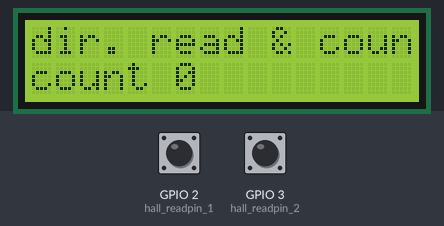
A sketch run on a simulated ESP32. Parts: 16×2 character LCD. Inputs (shaded band) come from the test bench; at power-on: GPIO 2 (hall_readpin_1) HIGH, GPIO 3 (hall_readpin_2) HIGH. What the sketch prints to the serial monitor is not drawn.

Above: at 1.2 s.
1.3 s: GPIO 2 (hall_readpin_1) pulled LOW for 0.15 s
At 2.4 s:
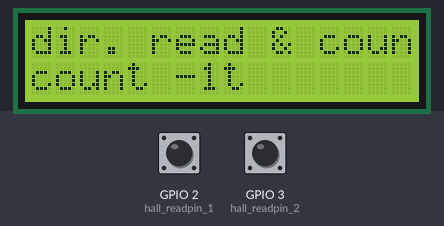
2.9 s: GPIO 2 (hall_readpin_1) pulled LOW for 1 s
At 3.7 s:
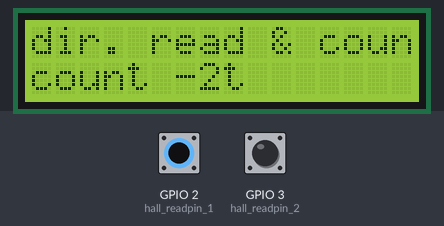
5.4 s: GPIO 2 (hall_readpin_1) pulled LOW for 3.2 s
At 6.8 s:
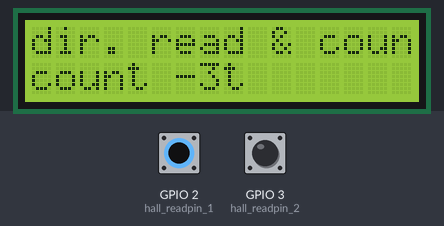
Timing chart, 0 to 8.4 s (numbered marks = the images above; inputs shaded):
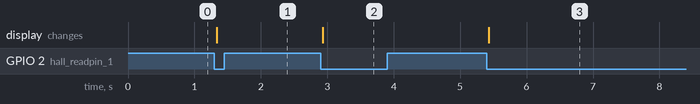

The sketch:

directionCounter.ino
```cpp
#include <LiquidCrystal_I2C.h>      //SYSTEM PARAMETER  - ESP32 LCD Compatible Library (By: Robojax)
LiquidCrystal_I2C lcd(0x27, 16, 2); //SYSTEM PARAMETER  - Configure LCD RowCol Size and I2C Address
const int hall_readpin_1 = 2;
const int hall_readpin_2 = 3;


int hall_incoming_1 = 1;
int hall_incoming_2 = 1;
int hall_last_1 = 2;
int hall_count = 0;
bool hall_stop = false;
String hall_direction = "";
int hall_time_last = 0;
int hall_min_time = 1000;

void hall()
{
  hall_incoming_1 = digitalRead(hall_readpin_1);
  hall_incoming_2 = digitalRead(hall_readpin_2);

  if (hall_incoming_1 != hall_last_1)
  {
    hall_last_1 = hall_incoming_1;
    check_direction();
  }


  if (hall_incoming_1 == 0 && hall_stop == false) {
    hall_stop = true;
    if (hall_direction == "left")
    {
      hall_count++;
    }
    else if (hall_direction == "right")
    {
      hall_count--;
    }
    Serial.println(hall_count);
    lcd.setCursor(0, 0);
    lcd.print("dir. read & count");
    lcd.setCursor(0, 1);
    lcd.print("dir ");
    lcd.print(hall_direction );
    lcd.setCursor(0, 2);
    lcd.print("count ");
    lcd.print(hall_count );
  }
  if (hall_incoming_1 == 1 and hall_stop == true)
  {
    hall_stop = false;
  }
}

void check_direction()
{
  if (millis() - hall_time_last > hall_min_time)
  {
    if (hall_incoming_1 == hall_incoming_2)
    {
      Serial.println("left");
      hall_direction = "left";
    }
    else if (hall_incoming_1 != hall_incoming_2)
    {
      Serial.println("right");
      hall_direction = "right";
    }
  }
  else
  {
    Serial.println("TO FAST!!!");
  }
  hall_time_last = millis();
}

void setup ()
{
  hall_incoming_1 = digitalRead(hall_readpin_1);
  hall_last_1 = hall_incoming_1;
  pinMode (hall_readpin_1, INPUT_PULLUP) ;
  pinMode (hall_readpin_2, INPUT_PULLUP) ;
  Serial.begin(9600);
  lcd.init();
  lcd.setBacklight(HIGH);
  lcd.setCursor(0, 0);
  lcd.print("dir. read & count");
  lcd.setCursor(0, 1);
  lcd.print("dir ");
  lcd.print(hall_direction );
  lcd.setCursor(0, 2);
  lcd.print("count ");
  lcd.print(hall_count );
}


void loop()
{
  hall();
}
```

Measured:
- after the input at 1.3 s, the display: changes at once (image 1)
- after the input at 2.9 s, the display: changes at once (image 2)
- after the input at 5.4 s, the display: changes at once (image 3)
